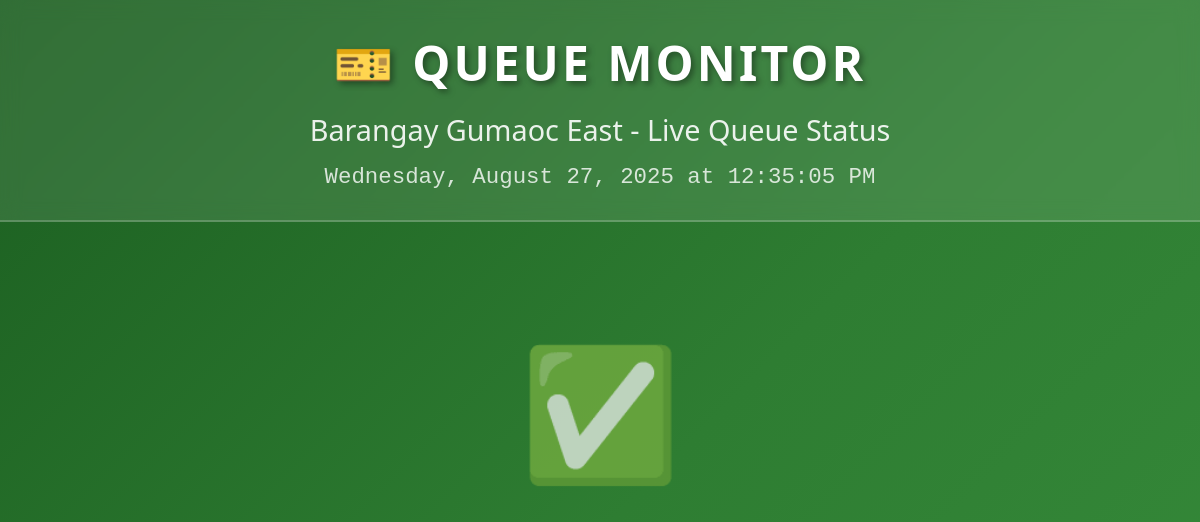
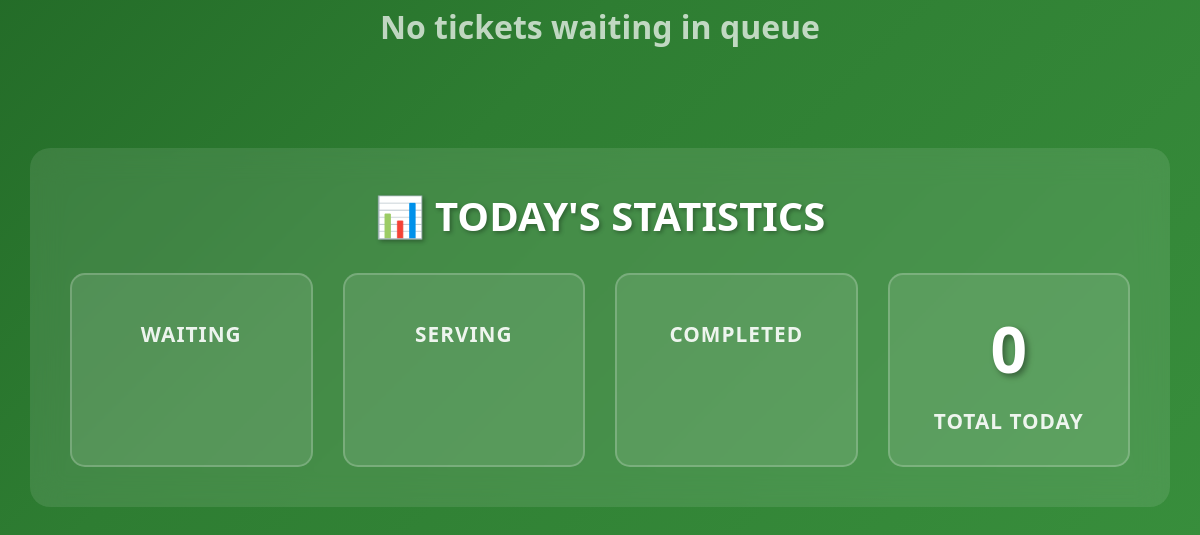
Page /pages/queue-kiosk.php on the earlier database version (2 pictures, top to bottom).
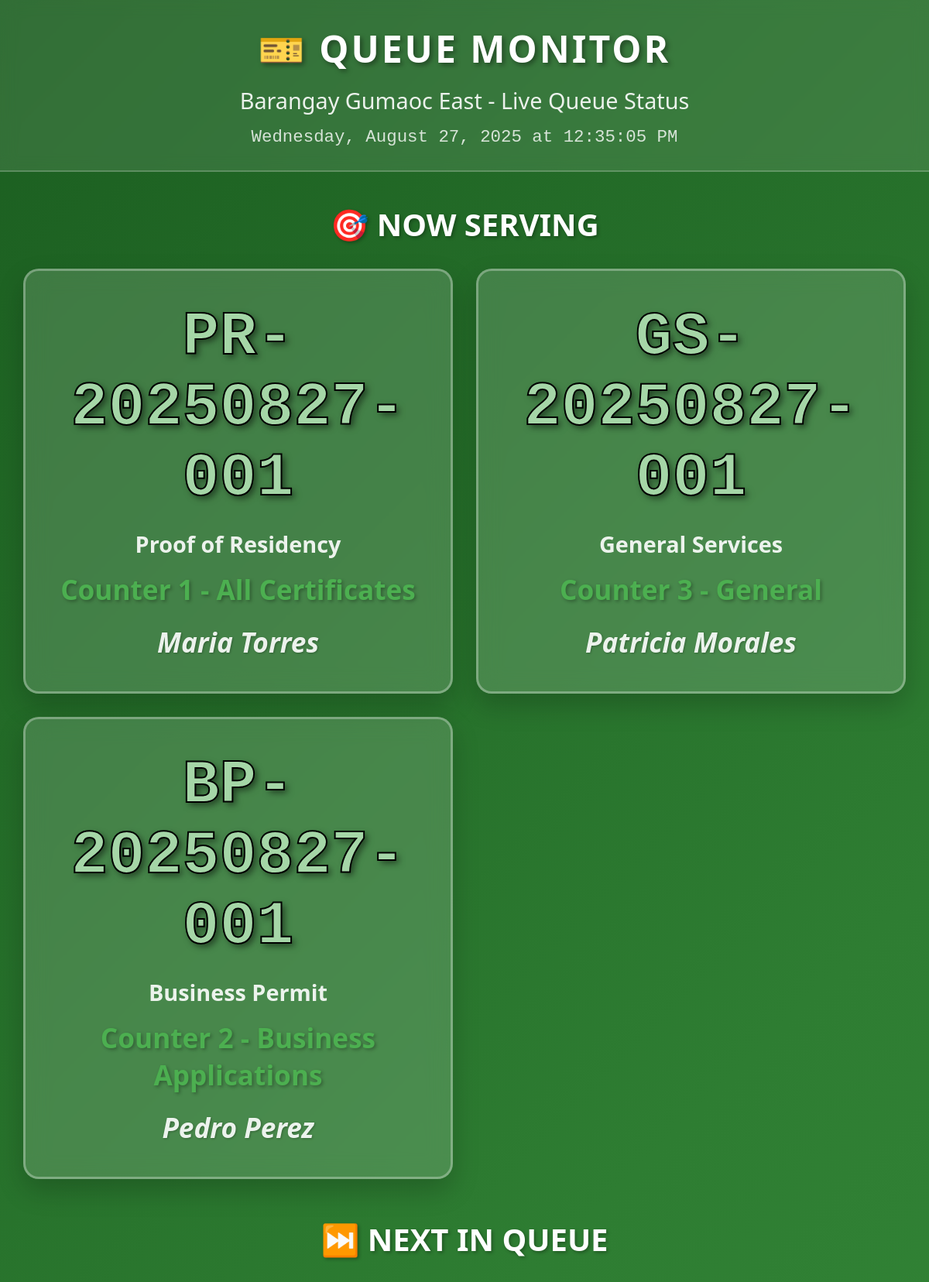
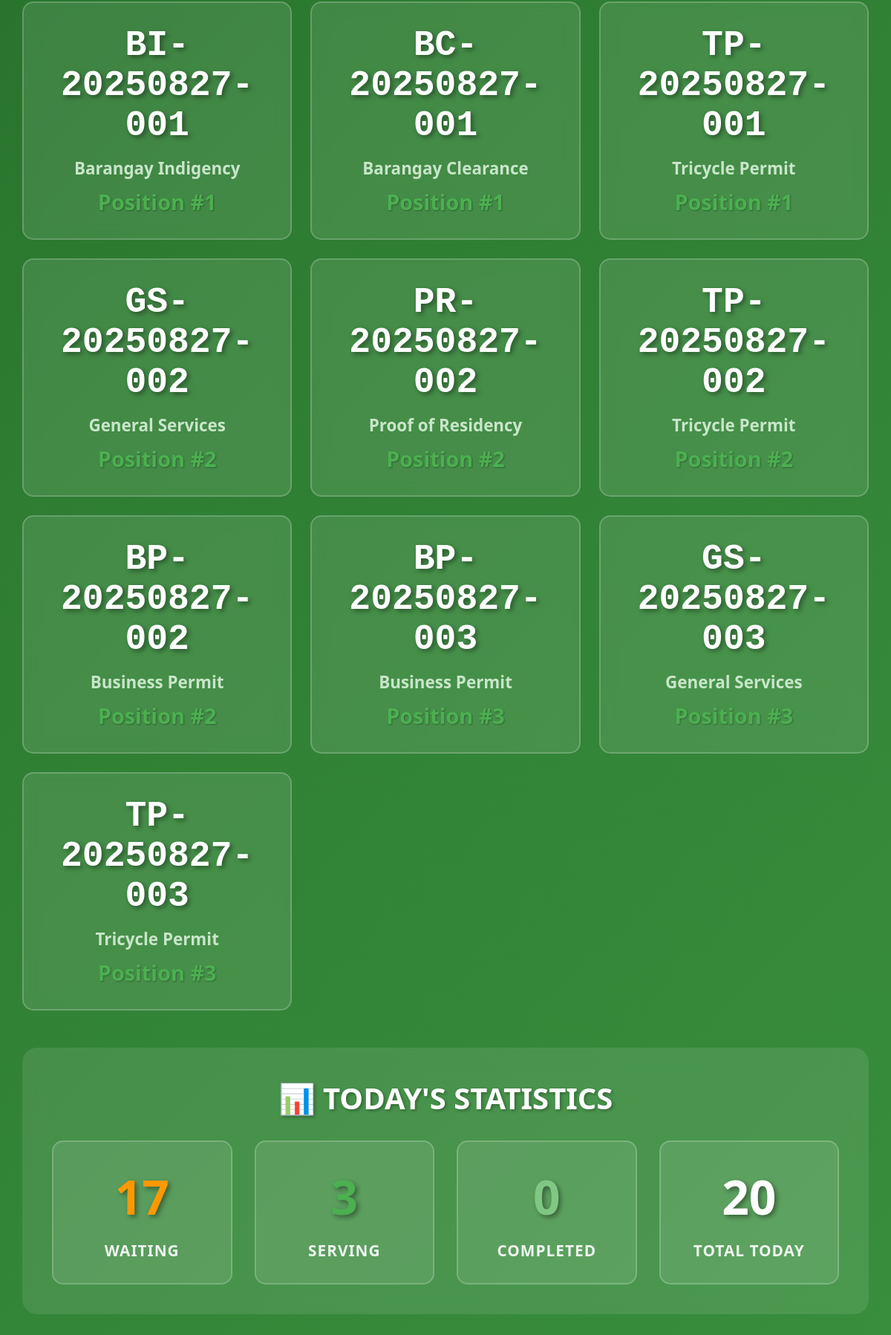
Same page on the later database version (2 pictures, top to bottom).
### tables this page shows
CREATE TABLE `queue_counters` (
  `id` int(11) NOT NULL,
  `counter_number` varchar(10) NOT NULL,
  `counter_name` varchar(50) NOT NULL,
  `service_id` int(11) DEFAULT NULL,
  `operator_name` varchar(100) DEFAULT NULL,
  `is_active` tinyint(1) DEFAULT 1,
  `current_ticket_id` int(11) DEFAULT NULL,
  `last_called_at` timestamp NULL DEFAULT NULL,
  `created_at` timestamp NOT NULL DEFAULT current_timestamp(),
  `updated_at` timestamp NOT NULL DEFAULT current_timestamp() ON UPDATE current_timestamp()
);

CREATE TABLE `queue_tickets` (
  `id` int(11) NOT NULL,
  `ticket_number` varchar(20) NOT NULL,
  `service_id` int(11) NOT NULL,
  `customer_name` varchar(100) NOT NULL,
  `mobile_number` varchar(20) DEFAULT NULL,
  `user_id` int(11) DEFAULT NULL,
  `purpose` text DEFAULT NULL,
  `priority_level` enum('normal','priority','urgent') DEFAULT 'normal',
  `status` enum('waiting','serving','completed','cancelled','no_show') DEFAULT 'waiting',
  `queue_position` int(11) DEFAULT NULL,
  `estimated_time` datetime DEFAULT NULL,
  `called_at` timestamp NULL DEFAULT NULL,
  `served_at` timestamp NULL DEFAULT NULL,
  `completed_at` timestamp NULL DEFAULT NULL,
  `served_by` varchar(100) DEFAULT NULL,
  `notes` text DEFAULT NULL,
  `created_at` timestamp NOT NULL DEFAULT current_timestamp(),
  `updated_at` timestamp NOT NULL DEFAULT current_timestamp() ON UPDATE current_timestamp()
);

CREATE TABLE `queue_services` (
  `id` int(11) NOT NULL,
  `service_name` varchar(100) NOT NULL,
  `service_code` varchar(10) NOT NULL,
  `description` text DEFAULT NULL,
  `estimated_time` int(11) DEFAULT 15 COMMENT 'Estimated time in minutes',
  `max_daily_capacity` int(11) DEFAULT 50,
  `is_active` tinyint(1) DEFAULT 1,
  `created_at` timestamp NOT NULL DEFAULT current_timestamp(),
  `updated_at` timestamp NOT NULL DEFAULT current_timestamp() ON UPDATE current_timestamp()
);

### includes/QueueManager.php (called while the page is built, shortened)
<?php
class QueueManager {
    private $pdo;
    public function __construct($pdo) {
        $this->pdo = $pdo;
    }
    public function getCurrentlyServing() {
        $stmt = $this->pdo->prepare("
            SELECT
                qt.ticket_number,
                qt.customer_name,
                qs.service_name,
                qs.service_code,
                qc.counter_name,
                qt.served_at
            FROM queue_tickets qt
            JOIN queue_services qs ON qt.service_id = qs.id
            LEFT JOIN queue_counters qc ON qc.current_ticket_id = qt.id
            WHERE qt.status = 'serving'
            AND DATE(qt.created_at) = CURDATE()
            ORDER BY qt.served_at DESC
        ");
        $stmt->execute();
        return $stmt->fetchAll();
    }
    public function getNextInQueue($limit = 5) {
        $limit = max(1, min(100, (int)$limit));
        $stmt = $this->pdo->prepare("
            SELECT
                qt.ticket_number,
                qt.customer_name,
                qs.service_name,
                qs.service_code,
                qt.queue_position,
                qt.estimated_time
            FROM queue_tickets qt
            JOIN queue_services qs ON qt.service_id = qs.id
            WHERE qt.status = 'waiting'
            AND DATE(qt.created_at) = CURDATE()
            ORDER BY qt.queue_position ASC
            LIMIT {$limit}
        ");
        $stmt->execute();
        return $stmt->fetchAll();
    }
}
?>

### pages/queue-kiosk.php (the view, shortened to what the changed rows need)
<?php
include '../includes/db_connect.php';
include '../includes/QueueManager.php';
$queueManager = new QueueManager($pdo);
$currently_serving = $queueManager->getCurrentlyServing();
$next_in_queue = $queueManager->getNextInQueue(10);
$today_stats = [];
try {
    $stats_query = $pdo->query("
        SELECT
            COUNT(*) as total_tickets,
            SUM(CASE WHEN status = 'waiting' THEN 1 ELSE 0 END) as waiting,
            SUM(CASE WHEN status = 'serving' THEN 1 ELSE 0 END) as serving,
            SUM(CASE WHEN status = 'completed' THEN 1 ELSE 0 END) as completed
        FROM queue_tickets
        WHERE DATE(created_at) = CURDATE()
    ");
    $today_stats = $stats_query->fetch();
} catch (Exception $e) {
    $today_stats = ['total_tickets' => 0, 'waiting' => 0, 'serving' => 0, 'completed' => 0];
}
?>
<!DOCTYPE html>
<html lang="en">
<head>
</head>
<body>
    <div class="kiosk-header">
        <h1 class="kiosk-title">🎫 QUEUE MONITOR</h1>
    </div>
    <?php if (count($currently_serving) > 0): ?>
    <div class="serving-section">
        <h2 class="section-title">🎯 NOW SERVING</h2>
        <div class="serving-grid">
            <?php foreach ($currently_serving as $serving): ?>
            <div class="serving-card">
                <div class="serving-ticket-number"><?php echo htmlspecialchars($serving['ticket_number']); ?></div>
                <div class="serving-service"><?php echo htmlspecialchars($serving['service_name']); ?></div>
                <div class="serving-counter"><?php echo htmlspecialchars($serving['counter_name'] ?? 'Service Counter'); ?></div>
                <div class="serving-customer"><?php echo htmlspecialchars($serving['customer_name']); ?></div>
            </div>
            <?php endforeach; ?>
        </div>
    </div>
    <?php endif; ?>
    <?php if (count($next_in_queue) > 0): ?>
    <div class="next-section">
        <h2 class="section-title">⏭️ NEXT IN QUEUE</h2>
        <div class="next-grid">
            <?php foreach ($next_in_queue as $index => $next): ?>
            <div class="next-card" style="animation-delay: <?php echo $index * 0.1; ?>s;">
                <div class="next-ticket-number"><?php echo htmlspecialchars($next['ticket_number']); ?></div>
                <div class="next-service"><?php echo htmlspecialchars($next['service_name']); ?></div>
                <div class="next-position">Position #<?php echo $next['queue_position']; ?></div>
            </div>
            <?php endforeach; ?>
        </div>
    </div>
    <?php else: ?>
    <div class="empty-state">
        <div class="empty-state-icon">✅</div>
        <div class="empty-state-text">No tickets waiting in queue</div>
    </div>
    <?php endif; ?>
    <div class="stats-section">
        <h2 class="section-title">📊 TODAY'S STATISTICS</h2>
        <div class="stats-grid">
            <div class="stat-card">
                <div class="stat-number stat-waiting"><?php echo $today_stats['waiting']; ?></div>
                <div class="stat-label">Waiting</div>
            </div>
            <div class="stat-card">
                <div class="stat-number stat-serving"><?php echo $today_stats['serving']; ?></div>
                <div class="stat-label">Serving</div>
            </div>
            <div class="stat-card">
                <div class="stat-number stat-completed"><?php echo $today_stats['completed']; ?></div>
                <div class="stat-label">Completed</div>
            </div>
            <div class="stat-card">
                <div class="stat-number stat-total"><?php echo $today_stats['total_tickets']; ?></div>
                <div class="stat-label">Total Today</div>
            </div>
        </div>
    </div>
</body>
</html>

Differences in the rows shown:
now on this page (row edited): queue_counters: current_ticket.ticket_number "PR-20250827-001", queue_services.service_name "Proof of Residency", counter_name "Counter 1 - All Certificates", current_ticket.customer_name "Maria Torres"
now on this page (row edited): queue_counters: current_ticket.ticket_number "GS-20250827-001", service.service_name "General Services", counter_name "Counter 3 - General", current_ticket.customer_name "Patricia Morales"
now on this page (row edited): queue_counters: current_ticket.ticket_number "BP-20250827-001", service.service_name "Business Permit", counter_name "Counter 2 - Business Applications", current_ticket.customer_name "Pedro Perez"
added queue_tickets: ticket_number "BI-20250827-001", service.service_name "Barangay Indigency", queue_position "1"
added queue_tickets: ticket_number "BC-20250827-001", service.service_name "Barangay Clearance", queue_position "1"
added queue_tickets: ticket_number "TP-20250827-001", service.service_name "Tricycle Permit", queue_position "1"
added queue_tickets: ticket_number "GS-20250827-002", service.service_name "General Services", queue_position "2"
added queue_tickets: ticket_number "PR-20250827-002", service.service_name "Proof of Residency", queue_position "2"
added queue_tickets: ticket_number "TP-20250827-002", service.service_name "Tricycle Permit", queue_position "2"
added queue_tickets: ticket_number "BP-20250827-002", service.service_name "Business Permit", queue_position "2"
added queue_tickets: ticket_number "BP-20250827-003", service.service_name "Business Permit", queue_position "3"
added queue_tickets: ticket_number "GS-20250827-003", service.service_name "General Services", queue_position "3"
added queue_tickets: ticket_number "TP-20250827-003", service.service_name "Tricycle Permit", queue_position "3"
Other differences:
$today_stats['waiting']: (not shown) → "17"
$today_stats['serving']: (not shown) → "3"
$today_stats['completed']: (not shown) → "0"
$today_stats['total_tickets']: "0" → "20"
text no longer shown: "✅ No tickets waiting in queue"
text now shown: "🎯 NOW SERVING ⏭️ NEXT IN QUEUE"
